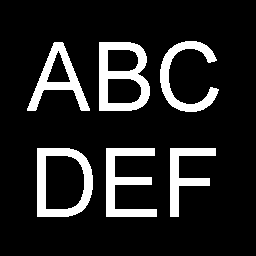
#> input picture img/abcdef.bmp, 256 x 256 px, found by its file name
$ jupyter execute ch09_2.ipynb
#> lines starting #> are read from the running program, lines starting #| are printed output that depends on the picture; after the words box and inside, x2 and y2 are one past the last pixel; in counts of white or black regions, pixels touching at a corner belong together
[cell 1]
from google.colab import drive
import cv2
from google.colab.patches import cv2_imshow
import numpy as np
import matplotlib.pyplot as plt

[cell 2]
drive.mount('/content/gdrive')

[cell 3]
img = cv2.imread('/content/gdrive/My Drive/opencv colab/img/abcdef.bmp')
#> img is the input picture: shape (256, 256, 3); 13.7% white; 6 white regions, box (x1, y1, x2, y2) and area: (99, 42, 150, 111) 1855, (37, 148, 93, 217) 1668, (106, 148, 157, 217) 1573, (27, 42, 90, 111) 1364, (160, 41, 219, 112) 1344, (170, 148, 216, 217) 1165
RGB_img = cv2.cvtColor(img, cv2.COLOR_BGR2RGB) # BGR 이미지를 RGB 이미지로 변환

gImg= cv2.cvtColor(RGB_img, cv2.COLOR_RGB2GRAY)
print(gImg.shape)
#| (256, 256)
plt.imshow(gImg,cmap='gray')

[cell 4]
num_labels, labels = cv2.connectedComponents(gImg,4)
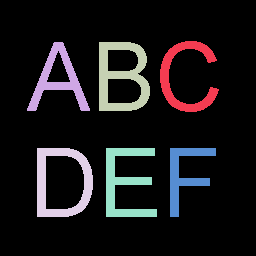
#> labels: shape (256, 256) int32; 7 distinct labels, from 0 to 6; one colour per label, 0 black
#> num_labels = 7
print('number of labels:', num_labels)
#| number of labels: 7

[cell 5]
label_H = np.uint8(179*labels/np.max(labels))
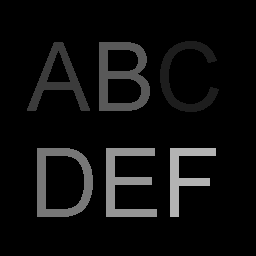
#> label_H: shape (256, 256); min 0, max 179, mean 14.1
blank = 255*np.ones_like(label_H)
labeled_img = cv2.merge([label_H, blank, blank])
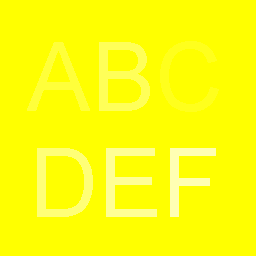
#> labeled_img: shape (256, 256, 3); mean of channels 0, 1, 2 14.1, 255, 255; drawn as B, G, R
labeled_img = cv2.cvtColor(labeled_img, cv2.COLOR_HSV2BGR)
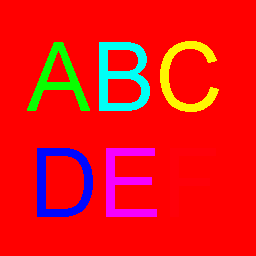
#> labeled_img: shape (256, 256, 3); mean B, G, R 19.7, 17.8, 235.9
labeled_img[label_H==0] = 0
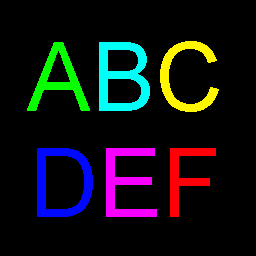
#> labeled_img: shape (256, 256, 3); mean B, G, R 19.7, 17.8, 15.8

$ run again, with img/512test1star.bmp copied over img/abcdef.bmp
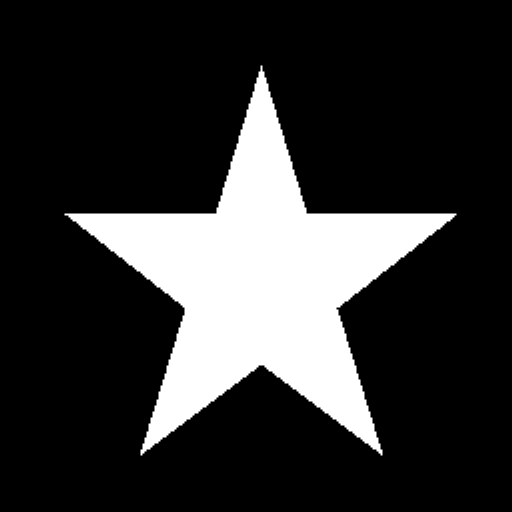
#> input picture img/512test1star.bmp, 512 x 512 px, found by its file name
#> img is the input picture: shape (512, 512, 3); min 0, max 255, mean 49.5
#| (512, 512)
#> `num_labels, labels = cv2.connectedComponents(gImg,4)`:
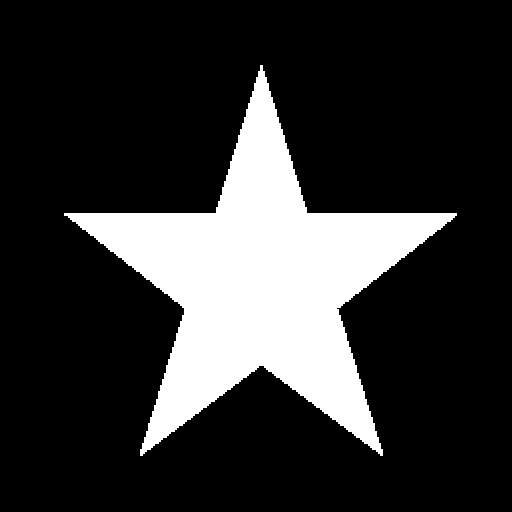
#> labels: shape (512, 512) int32; values 0 (black) and 1 (white), 19.8% white; 1 white region, box (x1, y1, x2, y2) and area: (64, 65, 457, 456) 51811
#> num_labels = 2
#| number of labels: 2
#> `labeled_img[label_H==0] = 0`:
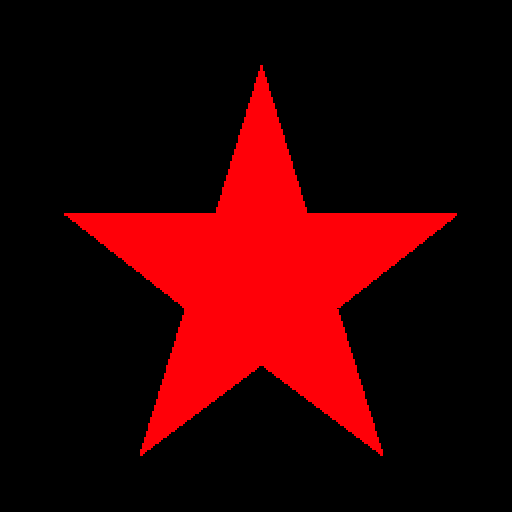
#> labeled_img: shape (512, 512, 3); mean B, G, R 1.6, 0, 50.4
